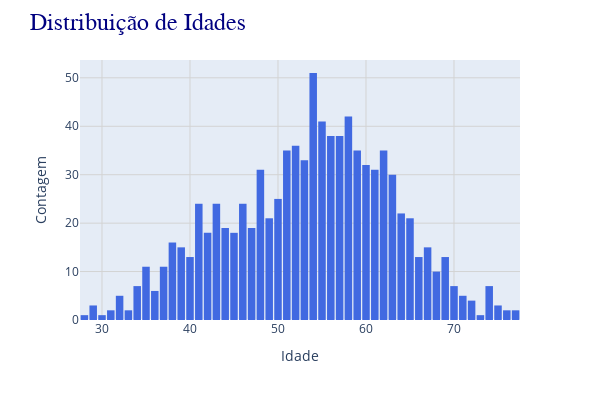

Write notebook code for a chart like this one.
### Code cell
hist_age = px.histogram(data_frame= df, x = "Age", nbins = 60, color_discrete_sequence=["royalblue"])
hist_age.update_layout(
    title="Distribuição de Idades",
    xaxis_title="Idade",
    yaxis_title="Contagem",
    width=600,
    height=400,
    bargap=0.05,  # Espaçamento entre as barras
    bargroupgap=0.1,  # Espaçamento entre os grupos de barras
    font=dict(size=12),  # Tamanho da fonte
    title_font_size=24,  # Tamanho da fonte do título
    title_font_family="Arial",  # Família da fonte do título
    title_font_color="navy",  # Cor do título
    xaxis=dict(
        tickmode="linear",  # Define o modo de exibição dos ticks
        tick0=0,  # Define o primeiro tick
        dtick=10,  # Define o espaçamento entre os ticks
        gridcolor="lightgrey",  # Cor das linhas do grid
    ),
    yaxis=dict(
        gridcolor="lightgrey",  # Cor das linhas do grid
    ),
)
hist_age.show()

### Figure 1 — Plotly figure (JSON) as saved in the notebook; plotly's stock layout.template omitted (floating-point values rounded to 4 significant figures; data arrays with more than 128 entries replaced by an {"elided": "..."} marker saying what was removed)
{"data": [{"alignmentgroup": "True", "bingroup": "x", "hovertemplate": "Age=%{x}<br>count=%{y}<extra></extra>", "legendgroup": "", "marker": {"color": "royalblue", "pattern": {"shape": ""}}, "name": "", "nbinsx": 60, "offsetgroup": "", "orientation": "v", "showlegend": false, "type": "histogram", "x": {"elided": "918 int values"}, "xaxis": "x", "yaxis": "y"}], "layout": {"bargap": 0.05, "bargroupgap": 0.1, "barmode": "relative", "font": {"size": 12}, "height": 400, "legend": {"tracegroupgap": 0}, "margin": {"t": 60}, "title": {"font": {"color": "navy", "family": "Arial", "size": 24}, "text": "Distribuição de Idades"}, "width": 600, "xaxis": {"anchor": "y", "domain": [0, 1], "dtick": 10, "gridcolor": "lightgrey", "tick0": 0, "tickmode": "linear", "title": {"text": "Idade"}}, "yaxis": {"anchor": "x", "domain": [0, 1], "gridcolor": "lightgrey", "title": {"text": "Contagem"}}}}
